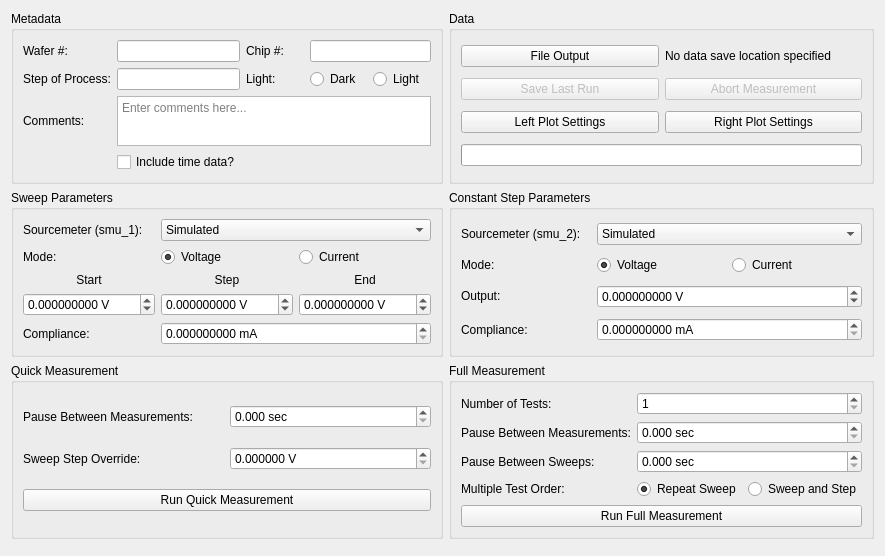
      <widget class="QWidget" name="tab_sweep_measurement">
       <attribute name="title">
        <string>Sweep Measurement</string>
       </attribute>
       <layout class="QGridLayout" name="gridLayout">
        <item row="0" column="0">
         <widget class="QGroupBox" name="groupBox_3">
          <property name="minimumSize">
           <size>
            <width>425</width>
            <height>0</height>
           </size>
          </property>
          <property name="title">
           <string>Metadata</string>
          </property>
          <layout class="QGridLayout" name="gridLayout_3">
           <item row="0" column="2">
            <widget class="QLabel" name="label_13">
             <property name="text">
              <string>Chip #:</string>
             </property>
            </widget>
           </item>
           <item row="1" column="4">
            <widget class="QRadioButton" name="sm_meta_light">
             <property name="text">
              <string>Light</string>
             </property>
            </widget>
           </item>
           <item row="1" column="1">
            <widget class="QLineEdit" name="sm_meta_step">
             <property name="sizePolicy">
              <sizepolicy hsizetype="Minimum" vsizetype="Fixed">
               <horstretch>0</horstretch>
               <verstretch>0</verstretch>
              </sizepolicy>
             </property>
            </widget>
           </item>
           <item row="1" column="2">
            <widget class="QLabel" name="label_14">
             <property name="text">
              <string>Light:</string>
             </property>
            </widget>
           </item>
           <item row="0" column="3" colspan="2">
            <widget class="QLineEdit" name="sm_meta_chip">
             <property name="sizePolicy">
              <sizepolicy hsizetype="Minimum" vsizetype="Fixed">
               <horstretch>0</horstretch>
               <verstretch>0</verstretch>
              </sizepolicy>
             </property>
            </widget>
           </item>
           <item row="1" column="3">
            <widget class="QRadioButton" name="sm_meta_dark">
             <property name="text">
              <string>Dark</string>
             </property>
            </widget>
           </item>
           <item row="3" column="0">
            <widget class="QLabel" name="label_15">
             <property name="text">
              <string>Comments:</string>
             </property>
            </widget>
           </item>
           <item row="3" column="1" colspan="4">
            <widget class="QPlainTextEdit" name="sm_meta_comments">
             <property name="sizePolicy">
              <sizepolicy hsizetype="Minimum" vsizetype="Expanding">
               <horstretch>0</horstretch>
               <verstretch>0</verstretch>
              </sizepolicy>
             </property>
             <property name="maximumSize">
              <size>
               <width>16777215</width>
               <height>50</height>
              </size>
             </property>
             <property name="placeholderText">
              <string>Enter comments here...</string>
             </property>
            </widget>
           </item>
           <item row="0" column="1">
            <widget class="QLineEdit" name="sm_meta_wafer">
             <property name="sizePolicy">
              <sizepolicy hsizetype="Minimum" vsizetype="Fixed">
               <horstretch>0</horstretch>
               <verstretch>0</verstretch>
              </sizepolicy>
             </property>
            </widget>
           </item>
           <item row="0" column="0">
            <widget class="QLabel" name="label_11">
             <property name="text">
              <string>Wafer #:</string>
             </property>
            </widget>
           </item>
           <item row="1" column="0">
            <widget class="QLabel" name="label_12">
             <property name="text">
              <string>Step of Process:</string>
             </property>
            </widget>
           </item>
           <item row="4" column="1">
            <widget class="QCheckBox" name="sm_meta_time_data">
             <property name="text">
              <string>Include time data?</string>
             </property>
            </widget>
           </item>
          </layout>
         </widget>
        </item>
        <item row="3" column="0">
         <widget class="DataPlot" name="sm_plot_1" native="true">
          <property name="sizePolicy">
           <sizepolicy hsizetype="Expanding" vsizetype="Expanding">
            <horstretch>0</horstretch>
            <verstretch>1</verstretch>
           </sizepolicy>
          </property>
         </widget>
        </item>
        <item row="1" column="0">
         <widget class="QGroupBox" name="groupBox">
          <property name="minimumSize">
           <size>
            <width>425</width>
            <height>0</height>
           </size>
          </property>
          <property name="title">
           <string>Sweep Parameters</string>
          </property>
          <layout class="QGridLayout" name="gridLayout_11">
           <item row="2" column="1">
            <widget class="QLabel" name="label_3">
             <property name="sizePolicy">
              <sizepolicy hsizetype="Preferred" vsizetype="Maximum">
               <horstretch>0</horstretch>
               <verstretch>0</verstretch>
              </sizepolicy>
             </property>
             <property name="text">
              <string>Step</string>
             </property>
             <property name="alignment">
              <set>Qt::AlignmentFlag::AlignCenter</set>
             </property>
            </widget>
           </item>
           <item row="2" column="2">
            <widget class="QLabel" name="label_4">
             <property name="sizePolicy">
              <sizepolicy hsizetype="Preferred" vsizetype="Maximum">
               <horstretch>0</horstretch>
               <verstretch>0</verstretch>
              </sizepolicy>
             </property>
             <property name="text">
              <string>End</string>
             </property>
             <property name="alignment">
              <set>Qt::AlignmentFlag::AlignCenter</set>
             </property>
            </widget>
           </item>
           <item row="3" column="2">
            <widget class="QDoubleSpinBox" name="sm_param_sweep_end">
             <property name="suffix">
              <string> V</string>
             </property>
             <property name="decimals">
              <number>9</number>
             </property>
             <property name="minimum">
              <double>-1100.000000000000000</double>
             </property>
             <property name="maximum">
              <double>1100.000000000000000</double>
             </property>
             <property name="stepType">
              <enum>QAbstractSpinBox::StepType::AdaptiveDecimalStepType</enum>
             </property>
            </widget>
           </item>
           <item row="3" column="0">
            <widget class="QDoubleSpinBox" name="sm_param_sweep_start">
             <property name="suffix">
              <string> V</string>
             </property>
             <property name="decimals">
              <number>9</number>
             </property>
             <property name="minimum">
              <double>-1100.000000000000000</double>
             </property>
             <property name="maximum">
              <double>1100.000000000000000</double>
             </property>
             <property name="stepType">
              <enum>QAbstractSpinBox::StepType::AdaptiveDecimalStepType</enum>
             </property>
            </widget>
           </item>
           <item row="2" column="0">
            <widget class="QLabel" name="label">
             <property name="sizePolicy">
              <sizepolicy hsizetype="Preferred" vsizetype="Maximum">
               <horstretch>0</horstretch>
               <verstretch>0</verstretch>
              </sizepolicy>
             </property>
             <property name="text">
              <string>Start</string>
             </property>
             <property name="alignment">
              <set>Qt::AlignmentFlag::AlignCenter</set>
             </property>
            </widget>
           </item>
           <item row="3" column="1">
            <widget class="QDoubleSpinBox" name="sm_param_sweep_step">
             <property name="suffix">
              <string> V</string>
             </property>
             <property name="decimals">
              <number>9</number>
             </property>
             <property name="minimum">
              <double>-1100.000000000000000</double>
             </property>
             <property name="maximum">
              <double>1100.000000000000000</double>
             </property>
             <property name="stepType">
              <enum>QAbstractSpinBox::StepType::AdaptiveDecimalStepType</enum>
             </property>
            </widget>
           </item>
           <item row="1" column="1">
            <widget class="QRadioButton" name="sm_param_sweep_voltage">
             <property name="text">
              <string>Voltage</string>
             </property>
             <property name="checked">
              <bool>true</bool>
             </property>
            </widget>
           </item>
           <item row="1" column="2">
            <widget class="QRadioButton" name="sm_param_sweep_current">
             <property name="text">
              <string>Current</string>
             </property>
            </widget>
           </item>
           <item row="0" column="1" colspan="2">
            <widget class="QComboBox" name="sm_sweep_smu_select">
             <item>
              <property name="text">
               <string>Simulated</string>
              </property>
             </item>
            </widget>
           </item>
           <item row="0" column="0">
            <widget class="QLabel" name="label_5">
             <property name="text">
              <string>Sourcemeter (smu_1):</string>
             </property>
            </widget>
           </item>
           <item row="1" column="0">
            <widget class="QLabel" name="label_6">
             <property name="text">
              <string>Mode:</string>
             </property>
            </widget>
           </item>
           <item row="4" column="0">
            <widget class="QLabel" name="label_17">
             <property name="text">
              <string>Compliance:</string>
             </property>
            </widget>
           </item>
           <item row="4" column="1" colspan="2">
            <widget class="QDoubleSpinBox" name="sm_param_sweep_compliance">
             <property name="suffix">
              <string> mA</string>
             </property>
             <property name="decimals">
              <number>9</number>
             </property>
             <property name="maximum">
              <double>1000.000000000000000</double>
             </property>
             <property name="stepType">
              <enum>QAbstractSpinBox::StepType::AdaptiveDecimalStepType</enum>
             </property>
             <property name="value">
              <double>0.000000000000000</double>
             </property>
            </widget>
           </item>
          </layout>
         </widget>
        </item>
        <item row="0" column="1">
         <widget class="QGroupBox" name="groupBox_8">
          <property name="minimumSize">
           <size>
            <width>425</width>
            <height>0</height>
           </size>
          </property>
          <property name="title">
           <string>Data</string>
          </property>
          <layout class="QGridLayout" name="gridLayout_9">
           <item row="3" column="0">
            <widget class="QPushButton" name="sm_left_plot_settings">
             <property name="text">
              <string>Left Plot Settings</string>
             </property>
            </widget>
           </item>
           <item row="2" column="1">
            <widget class="QPushButton" name="sm_abort">
             <property name="enabled">
              <bool>false</bool>
             </property>
             <property name="text">
              <string>Abort Measurement</string>
             </property>
            </widget>
           </item>
           <item row="0" column="1">
            <widget class="QLabel" name="sm_file_output_path">
             <property name="text">
              <string>No data save location specified</string>
             </property>
            </widget>
           </item>
           <item row="4" column="0" colspan="2">
            <widget class="QProgressBar" name="sm_progress">
             <property name="value">
              <number>0</number>
             </property>
             <property name="textVisible">
              <bool>false</bool>
             </property>
            </widget>
           </item>
           <item row="0" column="0">
            <widget class="QPushButton" name="sm_file_output">
             <property name="text">
              <string>File Output</string>
             </property>
            </widget>
           </item>
           <item row="2" column="0">
            <widget class="QPushButton" name="sm_save_last_run">
             <property name="enabled">
              <bool>false</bool>
             </property>
             <property name="text">
              <string>Save Last Run</string>
             </property>
            </widget>
           </item>
           <item row="3" column="1">
            <widget class="QPushButton" name="sm_right_plot_settings">
             <property name="text">
              <string>Right Plot Settings</string>
             </property>
            </widget>
           </item>
          </layout>
         </widget>
        </item>
        <item row="2" column="1">
         <widget class="QGroupBox" name="groupBox_6">
          <property name="minimumSize">
           <size>
            <width>425</width>
            <height>0</height>
           </size>
          </property>
          <property name="title">
           <string>Full Measurement</string>
          </property>
          <layout class="QGridLayout" name="gridLayout_6">
           <item row="3" column="1">
            <widget class="QRadioButton" name="sm_param_repeat_sweep">
             <property name="text">
              <string>Repeat Sweep</string>
             </property>
             <property name="checked">
              <bool>true</bool>
             </property>
            </widget>
           </item>
           <item row="3" column="0">
            <widget class="QLabel" name="label_18">
             <property name="text">
              <string>Multiple Test Order:</string>
             </property>
            </widget>
           </item>
           <item row="1" column="0">
            <widget class="QLabel" name="label_26">
             <property name="text">
              <string>Pause Between Measurements:</string>
             </property>
            </widget>
           </item>
           <item row="2" column="0">
            <widget class="QLabel" name="label_25">
             <property name="text">
              <string>Pause Between Sweeps:</string>
             </property>
            </widget>
           </item>
           <item row="0" column="0">
            <widget class="QLabel" name="label_22">
             <property name="text">
              <string>Number of Tests:</string>
             </property>
            </widget>
           </item>
           <item row="3" column="2">
            <widget class="QRadioButton" name="sm_param_sweep_then_step">
             <property name="text">
              <string>Sweep and Step</string>
             </property>
             <property name="checked">
              <bool>false</bool>
             </property>
            </widget>
           </item>
           <item row="2" column="1" colspan="2">
            <widget class="QDoubleSpinBox" name="sm_param_pause_between_sweeps">
             <property name="suffix">
              <string> sec</string>
             </property>
             <property name="decimals">
              <number>3</number>
             </property>
             <property name="maximum">
              <double>100.000000000000000</double>
             </property>
             <property name="stepType">
              <enum>QAbstractSpinBox::StepType::AdaptiveDecimalStepType</enum>
             </property>
            </widget>
           </item>
           <item row="1" column="1" colspan="2">
            <widget class="QDoubleSpinBox" name="sm_param_pause_between_measurements">
             <property name="suffix">
              <string> sec</string>
             </property>
             <property name="decimals">
              <number>3</number>
             </property>
             <property name="maximum">
              <double>100.000000000000000</double>
             </property>
             <property name="stepType">
              <enum>QAbstractSpinBox::StepType::AdaptiveDecimalStepType</enum>
             </property>
            </widget>
           </item>
           <item row="0" column="1" colspan="2">
            <widget class="QSpinBox" name="sm_param_number_of_tests">
             <property name="minimum">
              <number>1</number>
             </property>
             <property name="maximum">
              <number>100</number>
             </property>
             <property name="stepType">
              <enum>QAbstractSpinBox::StepType::AdaptiveDecimalStepType</enum>
             </property>
             <property name="value">
              <number>1</number>
             </property>
            </widget>
           </item>
           <item row="4" column="0" colspan="3">
            <widget class="QPushButton" name="sm_run_full_measurement">
             <property name="text">
              <string>Run Full Measurement</string>
             </property>
            </widget>
           </item>
          </layout>
         </widget>
        </item>
        <item row="3" column="1">
         <widget class="DataPlot" name="sm_plot_2" native="true">
          <property name="sizePolicy">
           <sizepolicy hsizetype="Expanding" vsizetype="Expanding">
            <horstretch>0</horstretch>
            <verstretch>1</verstretch>
           </sizepolicy>
          </property>
         </widget>
        </item>
        <item row="2" column="0">
         <widget class="QGroupBox" name="groupBox_7">
          <property name="minimumSize">
           <size>
            <width>425</width>
            <height>0</height>
           </size>
          </property>
          <property name="title">
           <string>Quick Measurement</string>
          </property>
          <layout class="QGridLayout" name="gridLayout_10">
           <item row="1" column="1">
            <widget class="QDoubleSpinBox" name="sm_param_quick_sweep_step_override">
             <property name="suffix">
              <string> V</string>
             </property>
             <property name="decimals">
              <number>6</number>
             </property>
             <property name="maximum">
              <double>1000.000000000000000</double>
             </property>
             <property name="stepType">
              <enum>QAbstractSpinBox::StepType::AdaptiveDecimalStepType</enum>
             </property>
            </widget>
           </item>
           <item row="1" column="0">
            <widget class="QLabel" name="label_28">
             <property name="text">
              <string>Sweep Step Override:</string>
             </property>
             <property name="wordWrap">
              <bool>true</bool>
             </property>
            </widget>
           </item>
           <item row="2" column="0" colspan="2">
            <widget class="QPushButton" name="sm_run_quick_measurement">
             <property name="text">
              <string>Run Quick Measurement</string>
             </property>
            </widget>
           </item>
           <item row="0" column="1">
            <widget class="QDoubleSpinBox" name="sm_param_quick_pause_between_measurements">
             <property name="suffix">
              <string> sec</string>
             </property>
             <property name="decimals">
              <number>3</number>
             </property>
             <property name="maximum">
              <double>100.000000000000000</double>
             </property>
             <property name="stepType">
              <enum>QAbstractSpinBox::StepType::AdaptiveDecimalStepType</enum>
             </property>
            </widget>
           </item>
           <item row="0" column="0">
            <widget class="QLabel" name="label_29">
             <property name="text">
              <string>Pause Between Measurements:</string>
             </property>
            </widget>
           </item>
          </layout>
         </widget>
        </item>
        <item row="1" column="1">
         <widget class="QGroupBox" name="groupBox_2">
          <property name="minimumSize">
           <size>
            <width>425</width>
            <height>0</height>
           </size>
          </property>
          <property name="title">
           <string>Constant Step Parameters</string>
          </property>
          <layout class="QGridLayout" name="gridLayout_2">
           <item row="1" column="1">
            <widget class="QRadioButton" name="sm_param_constant_voltage">
             <property name="text">
              <string>Voltage</string>
             </property>
             <property name="checked">
              <bool>true</bool>
             </property>
            </widget>
           </item>
           <item row="0" column="1" colspan="2">
            <widget class="QComboBox" name="sm_constant_smu_select">
             <item>
              <property name="text">
               <string>Simulated</string>
              </property>
             </item>
            </widget>
           </item>
           <item row="4" column="1" colspan="2">
            <widget class="QDoubleSpinBox" name="sm_param_constant_compliance">
             <property name="suffix">
              <string> mA</string>
             </property>
             <property name="decimals">
              <number>9</number>
             </property>
             <property name="maximum">
              <double>1000.000000000000000</double>
             </property>
             <property name="stepType">
              <enum>QAbstractSpinBox::StepType::AdaptiveDecimalStepType</enum>
             </property>
             <property name="value">
              <double>0.000000000000000</double>
             </property>
            </widget>
           </item>
           <item row="4" column="0">
            <widget class="QLabel" name="label_9">
             <property name="text">
              <string>Compliance:</string>
             </property>
            </widget>
           </item>
           <item row="0" column="0">
            <widget class="QLabel" name="label_8">
             <property name="text">
              <string>Sourcemeter (smu_2):</string>
             </property>
            </widget>
           </item>
           <item row="1" column="0">
            <widget class="QLabel" name="label_10">
             <property name="text">
              <string>Mode:</string>
             </property>
            </widget>
           </item>
           <item row="1" column="2">
            <widget class="QRadioButton" name="sm_param_constant_current">
             <property name="text">
              <string>Current</string>
             </property>
            </widget>
           </item>
           <item row="2" column="1" colspan="2">
            <widget class="QDoubleSpinBox" name="sm_param_constant_output">
             <property name="suffix">
              <string> V</string>
             </property>
             <property name="decimals">
              <number>9</number>
             </property>
             <property name="minimum">
              <double>-1100.000000000000000</double>
             </property>
             <property name="maximum">
              <double>1100.000000000000000</double>
             </property>
             <property name="stepType">
              <enum>QAbstractSpinBox::StepType::AdaptiveDecimalStepType</enum>
             </property>
            </widget>
           </item>
           <item row="2" column="0">
            <widget class="QLabel" name="label_2">
             <property name="sizePolicy">
              <sizepolicy hsizetype="Preferred" vsizetype="Maximum">
               <horstretch>0</horstretch>
               <verstretch>0</verstretch>
              </sizepolicy>
             </property>
             <property name="text">
              <string>Output:</string>
             </property>
             <property name="alignment">
              <set>Qt::AlignmentFlag::AlignLeading|Qt::AlignmentFlag::AlignLeft|Qt::AlignmentFlag::AlignVCenter</set>
             </property>
            </widget>
           </item>
          </layout>
         </widget>
        </item>
       </layout>
      </widget>
